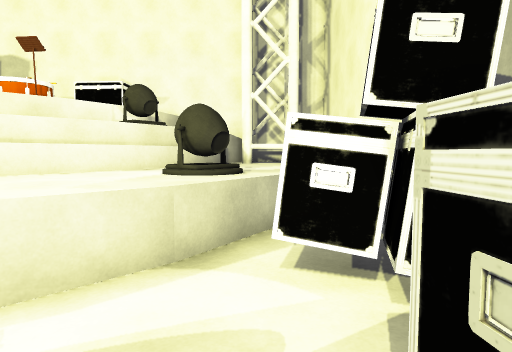
view 1 (above)

16 first-person views from a walk through a Unity game level. The camera is 1.4 m above the floor, tilts 4° down and sees 75° across. The floor is counted in squares, 1 m on a side. Each view is taken from the middle of a square. On the plan, view 1 faces up. The plan holds only what a view shows up to about 15 squares ahead; the rest is blank. The place goes on beyond the plan. Some animated figures are left out. Some surface patterns are stand-ins.

view 2
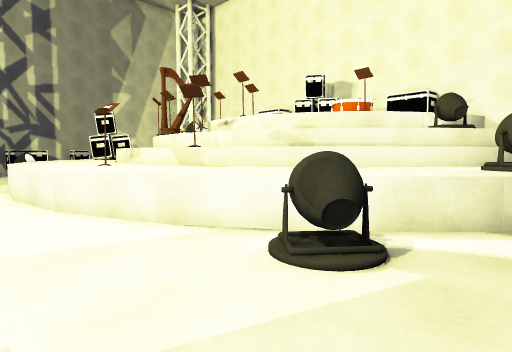

view 3
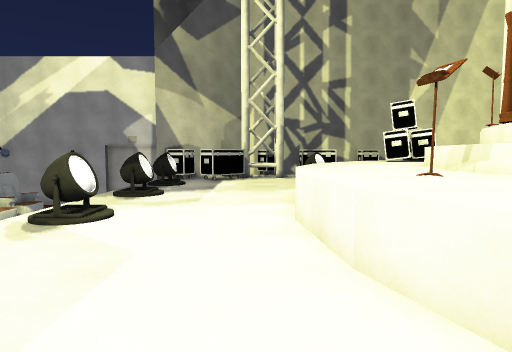

view 4
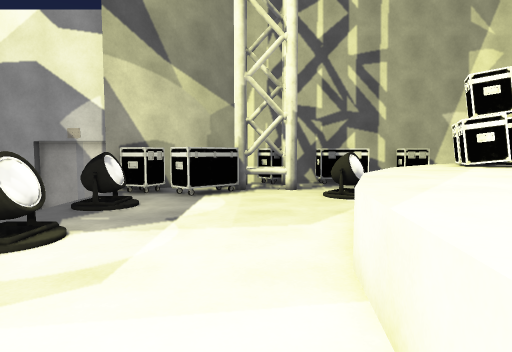

view 5
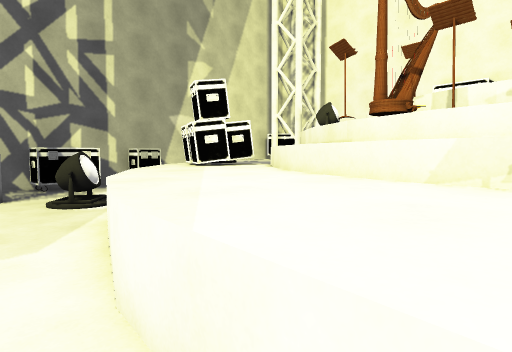

view 6
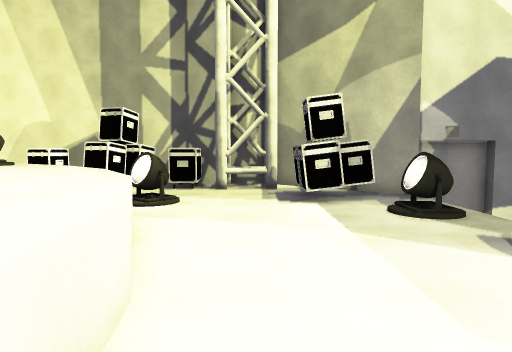

view 7
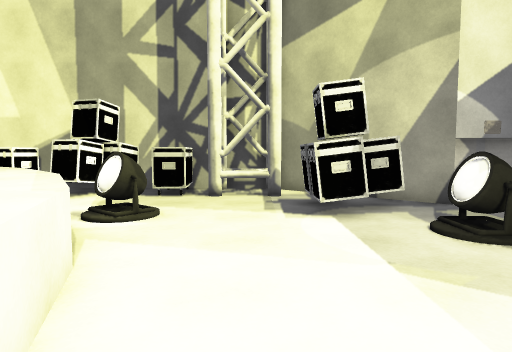

view 8
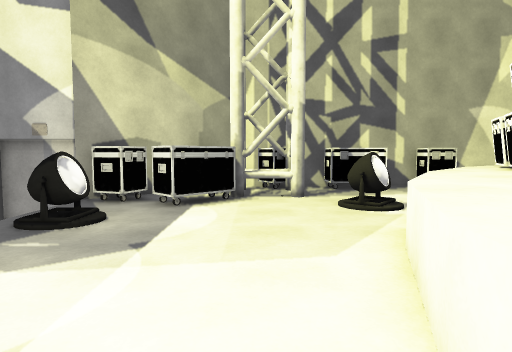

view 9
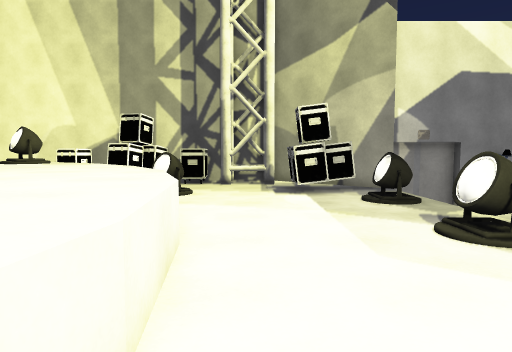

view 10
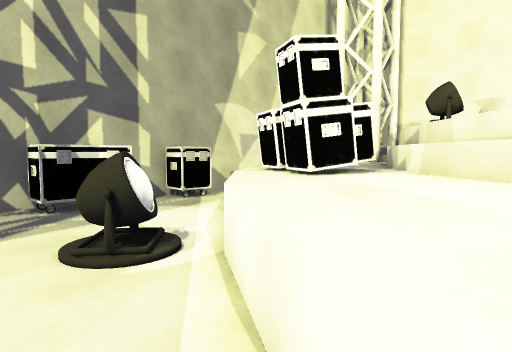

view 11
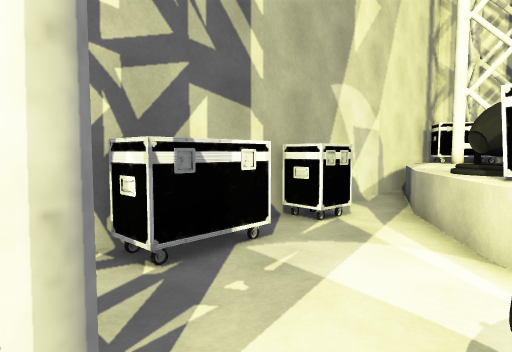

view 12
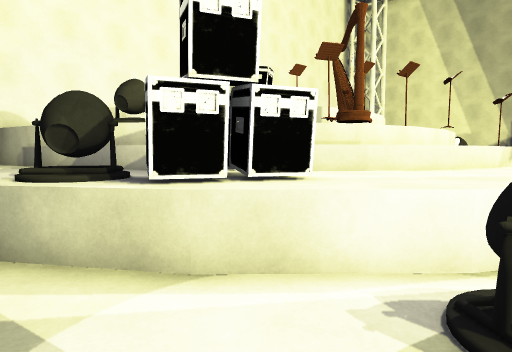

view 13
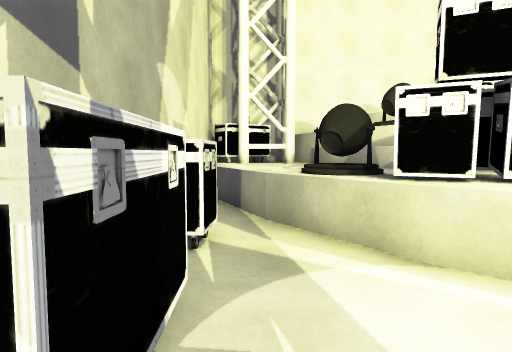

view 14
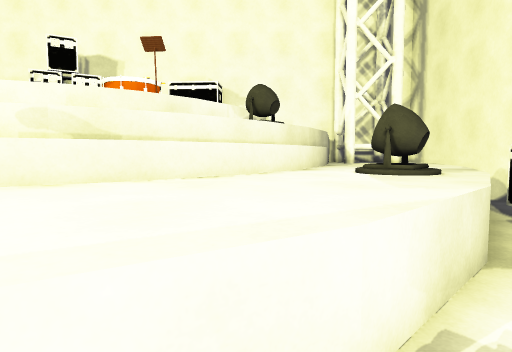

view 15
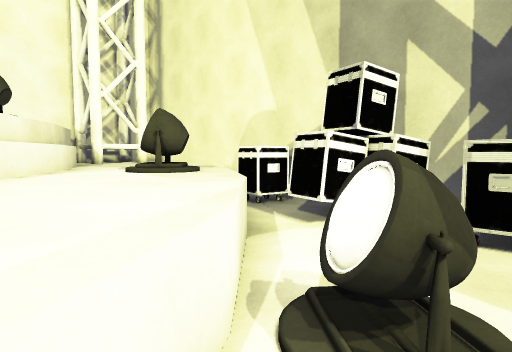

view 16
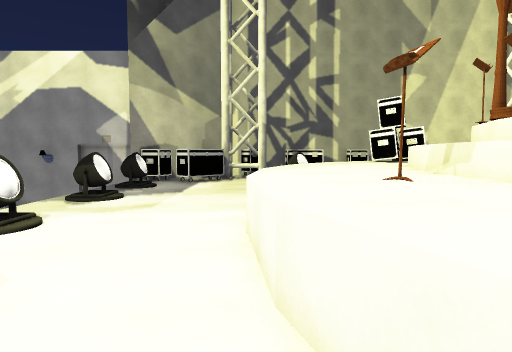

### Floor plan
Key: @ floor where view 1 was taken; # wall or solid block; . main floor; : floor 0.25 m higher than the main floor; = window, fence, low wall or low ledge; ^ raised ledge; v drop or lower ground.
Columns run from 27 left of view 1 to 3 right of it. Each row starts with its distance up from view 1.
  9 #^^^ ^^#               #^^^^^^#
  8 #.^^^^^^#             #^^^^^^.#
  7 #.^^#^^^^#           #^^^^#^^##
  6 ##.^^##^^ ##       ##^^^^^^^###
  5 ##..###^^^^#######^###^^^^^###
  4 #...^^^^^^^^       ^^^^^^^^###
  3 ##...^^^^^^^^^^^^^^^^^^^^^..##
  2 ##....^^^^^^^^^^^^^^^^^^^....#
  1 ##...##.^^^^^^^^^^^^^^^.#:..###
  0 #........^^^^^^^^^^^^^.....@###
 -1 ####........^^^^^^^.........#=#
 -2   ##........................==#
 -3    ##....................##.###
 -4     ##...................#####
 -5     ##...................# #
 -6    ###.==.==..==..==..==...#
 -7    ##............   ......##
 -8    v                       v
 -9    #                       v
-10    #                       #

Positions as (right, up) in squares from view 1, and headings:
1: (0, 0), facing up
2: (0, -3), facing up-left
3: (-5, -2), facing left
4: (-11, -2), facing left
5: (-12, -2), facing up-left
6: (-12, -2), facing right
7: (-10, -2), facing right
8: (-13, -2), facing left
9: (-14, -2), facing right
10: (-17, -1), facing up-left
11: (-22, -1), facing up-left
12: (-25, 1), facing up-right
13: (-25, 0), facing up
14: (-4, 0), facing up
15: (-5, 0), facing up-right
16: (-6, -1), facing left
